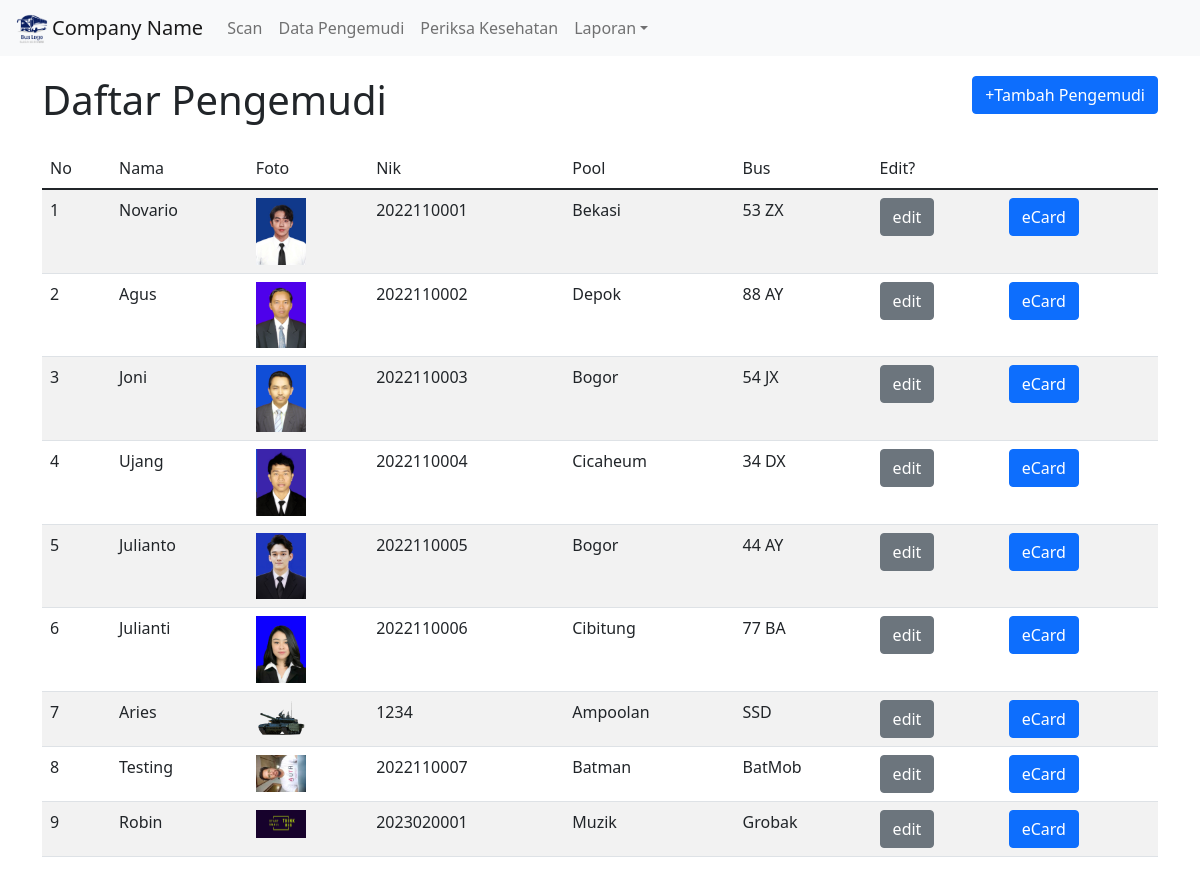
The app's page /pengemudi/list (signed in), older data.
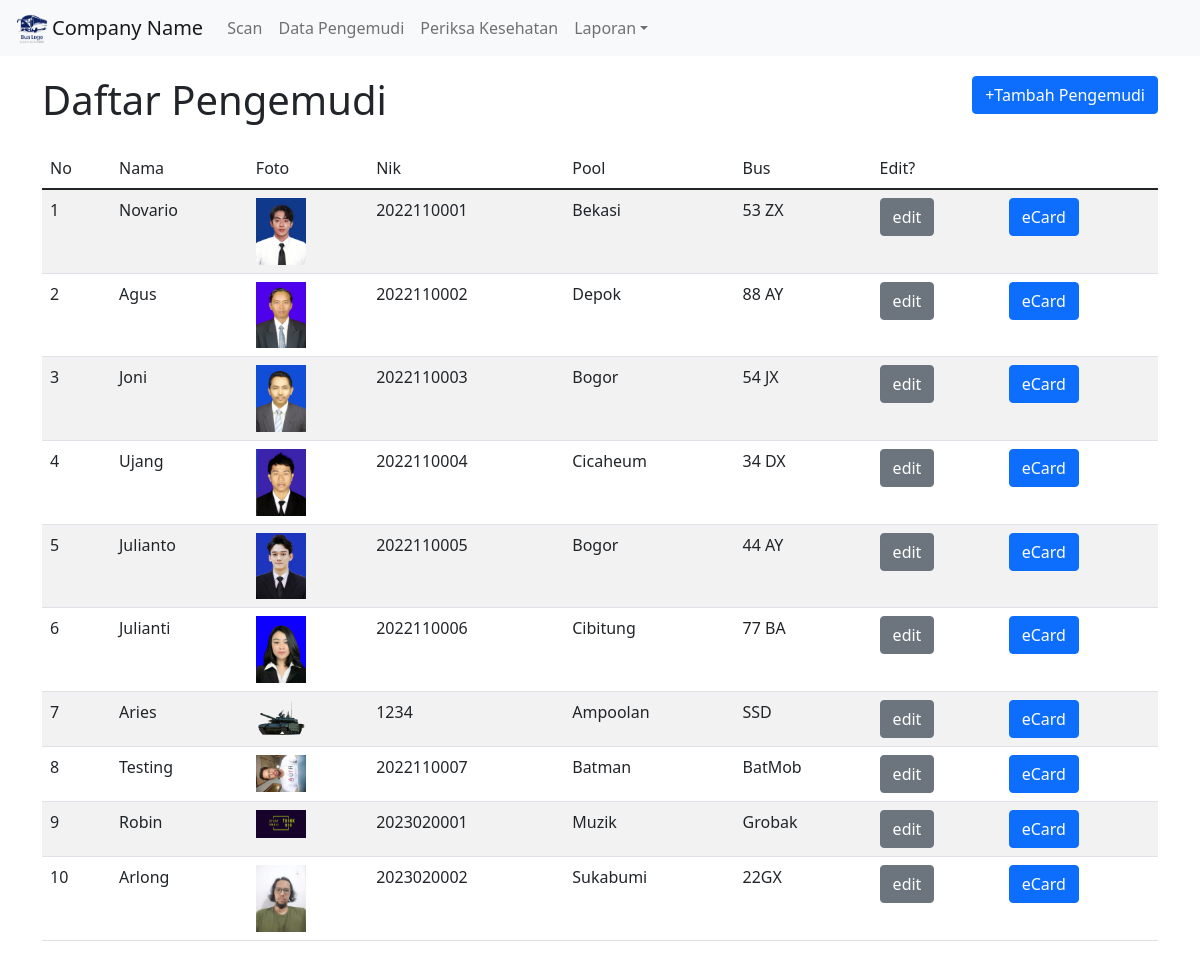
The same page, newer data.
### LayakMengemudi/models.py (models this page shows, shortened)
class Pengemudi(models.Model):
    nama = models.CharField(max_length=100)
    tanggal_lahir = models.DateField(null=False, blank=False)#default=datetime.utcnow().date())
    kota_kelahiran = models.CharField(max_length=50, null=False, blank=False)
    alamat = models.TextField(null=False, blank=False)
    nik = models.CharField(max_length=12, null=False, blank=False)
    pool = models.CharField(max_length=50)
    bus = models.CharField(max_length=6)
    class StatusJalan(models.TextChoices):
        LAYAK = 'L', _('Layak Jalan')
        TIDAK = 'TL', _('Tidak Layak Jalan')
    status = models.CharField(max_length=2, choices=StatusJalan.choices, default=StatusJalan.TIDAK)
    periksa_terakhir = models.DateTimeField(null=True)
    pasfoto = ResizedImageField(size=[300, 400],upload_to='images/%Y%m')
    qrcode_path = models.CharField(max_length=256)

### LayakMengemudi/views.py (the view)
# urls.py: path('pengemudi/list', PengemudiList.as_view(), name='pengemudi-list'),
class PengemudiList(LoginRequiredMixin, ListView):
    login_url = 'auth/login'
    model = Pengemudi
    template_name = 'pengemudi_listview.html'

### templates/pengemudi_listview.html
{% extends 'navigation.html' %}
{% load static %}
{% block content %}
 <div class="container">
     <div class="row mb-3">
         <div class="col md-8">
             <h1>Daftar Pengemudi</h1>
         </div>
         <div class="col md-4 text-end">
             <a href="{% url 'pengemudi-create' %}" type="button" class="btn btn-primary">+Tambah Pengemudi</a>
         </div>
     </div>
   <div>
        <table class="table table-striped table-hover">
            <thead>
                <tr>
                    <td>No</td>
                    <td>Nama</td>
                    <td>Foto</td>
                    <td>Nik</td>
                    <td>Pool</td>
                    <td>Bus</td>
                    <td>Edit?</td>
                </tr>
            </thead>
            <tbody>
                {% for pengemudi in object_list %}
                    <tr>
                        <td>{{ forloop.counter }}</td>
                        <td><a href="{% url 'pengemudi-detail' pengemudi.nik %}" style="text-decoration:none" class="link-dark">{{ pengemudi.nama }}</td>
                        <td><img src="{{ pengemudi.pasfoto.url }}" width="50"></td>
                        <td>{{ pengemudi.nik }}</td>
                        <td>{{ pengemudi.pool }}</td>
                        <td>{{ pengemudi.bus }}</td>
                        <td><a type="button" href="{% url 'pengemudi-update' %}{{ pengemudi.id }}" class="btn btn-secondary">edit</a></td>
                        <td><a type="button" href="{% url 'print-id' %}{{ pengemudi.nik }}" class="btn btn-primary">eCard</a></td>
                    </tr>
                {% endfor %}
            </tbody>
        </table>
    </div>
</div>
{% endblock %}

Row changes from the older to the newer data that the page shows:
added Pengemudi: nama "Arlong", pasfoto (picture), nik "2023020002", pool "Sukabumi", bus "22GX"
